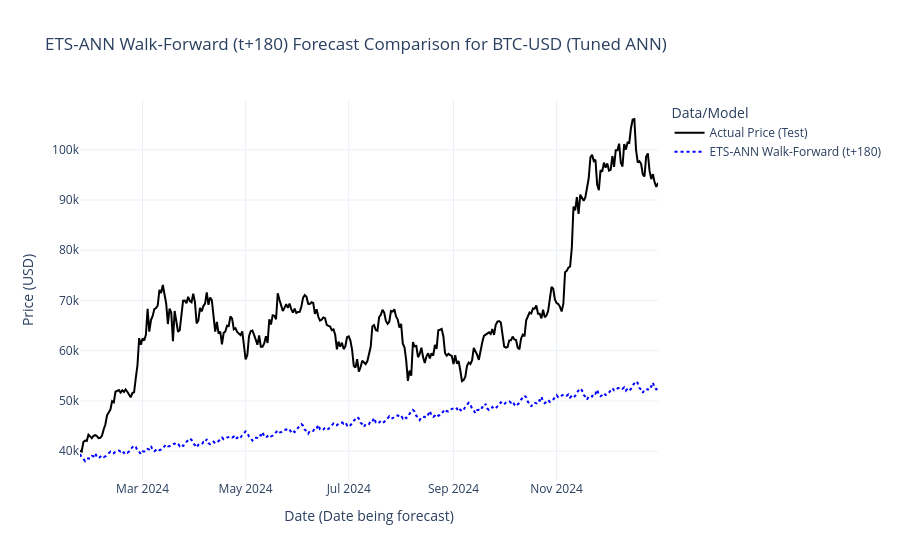

Write notebook code for a chart like this one.
### Markdown cell above
## 13. Visualize Walk-Forward Results (t+h)

### Code cell
print("\n--- Plotting Walk-Forward Forecasts ---")
prediction_dates = test_data_full.index[h-1:]
if len(prediction_dates) != len(ets_ann_walk_forward_predictions_h_step):
     min_plot_len = min(len(prediction_dates), len(ets_ann_walk_forward_predictions_h_step))
     prediction_dates = prediction_dates[:min_plot_len]; plot_predictions = ets_ann_walk_forward_predictions_h_step[:min_plot_len]; plot_actuals = y_test_actual_h_step[:min_plot_len]
else: plot_predictions = ets_ann_walk_forward_predictions_h_step; plot_actuals = y_test_actual_h_step
results_df_wf = pd.DataFrame({'Actual': plot_actuals.flatten(), f'ETS-ANN (t+{h})': plot_predictions.flatten()}, index=prediction_dates)

fig = go.Figure()
fig.add_trace(go.Scatter(x=results_df_wf.index, y=results_df_wf['Actual'], mode='lines', name='Actual Price (Test)', line=dict(color='black')))
fig.add_trace(go.Scatter(x=results_df_wf.index, y=results_df_wf[f'ETS-ANN (t+{h})'], mode='lines', name=f'ETS-ANN Walk-Forward (t+{h})', line=dict(color='blue', dash='dot')))
fig.update_layout(title=f'ETS-ANN Walk-Forward (t+{h}) Forecast Comparison for {ticker} (Tuned ANN)',
                  xaxis_title="Date (Date being forecast)", yaxis_title="Price (USD)", legend_title="Data/Model", template="plotly_white")
fig.show()

### Figure 1 — Plotly figure (JSON) as saved in the notebook; plotly's stock layout.template omitted (floating-point values rounded to 4 significant figures; data arrays with more than 128 entries replaced by an {"elided": "..."} marker saying what was removed)
{"data": [{"line": {"color": "black"}, "mode": "lines", "name": "Actual Price (Test)", "type": "scatter", "x": {"elided": "343 str values"}, "y": {"elided": "343 float values"}}, {"line": {"color": "blue", "dash": "dot"}, "mode": "lines", "name": "ETS-ANN Walk-Forward (t+180)", "type": "scatter", "x": {"elided": "343 str values"}, "y": {"elided": "343 float values"}}], "layout": {"legend": {"title": {"text": "Data/Model"}}, "title": {"text": "ETS-ANN Walk-Forward (t+180) Forecast Comparison for BTC-USD (Tuned ANN)"}, "xaxis": {"title": {"text": "Date (Date being forecast)"}}, "yaxis": {"title": {"text": "Price (USD)"}}}}
